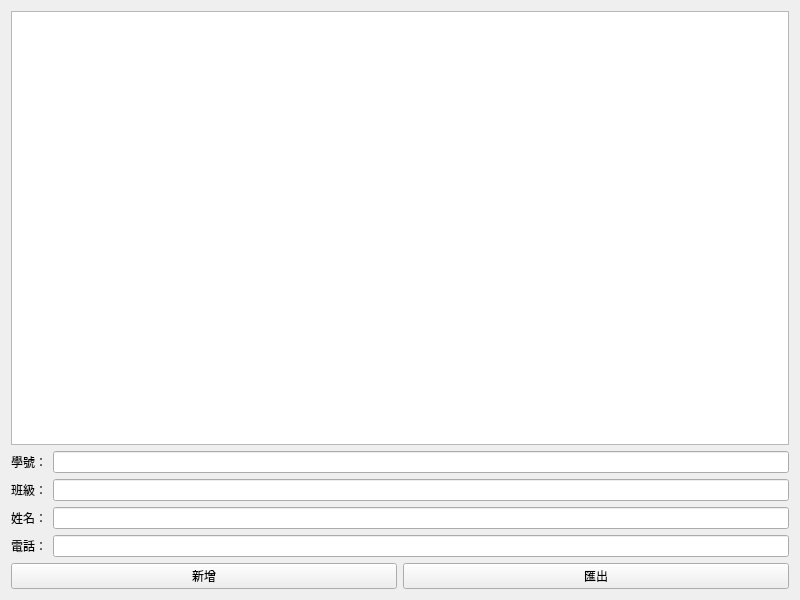
<?xml version="1.0" encoding="UTF-8"?>
<ui version="4.0">
 <class>MyWidget</class>
 <widget class="QWidget" name="MyWidget">
  <property name="geometry">
   <rect>
    <x>0</x>
    <y>0</y>
    <width>800</width>
    <height>600</height>
   </rect>
  </property>
  <property name="windowTitle">
   <string>MyWidget</string>
  </property>
  <layout class="QVBoxLayout" name="verticalLayout_4">
   <item>
    <layout class="QVBoxLayout" name="verticalLayout_3">
     <item>
      <layout class="QVBoxLayout" name="verticalLayout_2">
       <item>
        <widget class="QTableWidget" name="tableWidget"/>
       </item>
       <item>
        <layout class="QVBoxLayout" name="verticalLayout">
         <item>
          <layout class="QHBoxLayout" name="horizontalLayout">
           <item>
            <widget class="QLabel" name="label">
             <property name="text">
              <string>學號：</string>
             </property>
            </widget>
           </item>
           <item>
            <widget class="QLineEdit" name="lineEdit_1"/>
           </item>
          </layout>
         </item>
         <item>
          <layout class="QHBoxLayout" name="horizontalLayout_8">
           <item>
            <widget class="QLabel" name="label_8">
             <property name="text">
              <string>班級：</string>
             </property>
            </widget>
           </item>
           <item>
            <widget class="QLineEdit" name="lineEdit_8"/>
           </item>
          </layout>
         </item>
         <item>
          <layout class="QHBoxLayout" name="horizontalLayout_9">
           <item>
            <widget class="QLabel" name="label_9">
             <property name="text">
              <string>姓名：</string>
             </property>
            </widget>
           </item>
           <item>
            <widget class="QLineEdit" name="lineEdit_9"/>
           </item>
          </layout>
         </item>
         <item>
          <layout class="QHBoxLayout" name="horizontalLayout_10">
           <item>
            <widget class="QLabel" name="label_10">
             <property name="text">
              <string>電話：</string>
             </property>
            </widget>
           </item>
           <item>
            <widget class="QLineEdit" name="lineEdit_10"/>
           </item>
          </layout>
         </item>
        </layout>
       </item>
      </layout>
     </item>
     <item>
      <layout class="QHBoxLayout" name="horizontalLayout_11">
       <item>
        <widget class="QPushButton" name="pushButton_2">
         <property name="text">
          <string>新增</string>
         </property>
        </widget>
       </item>
       <item>
        <widget class="QPushButton" name="pushButton">
         <property name="text">
          <string>匯出</string>
         </property>
        </widget>
       </item>
      </layout>
     </item>
    </layout>
   </item>
  </layout>
 </widget>
 <resources/>
 <connections/>
</ui>
